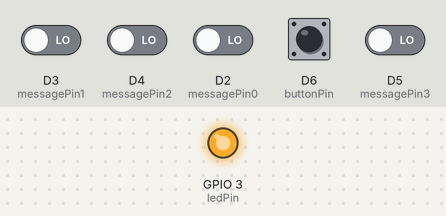
Bench run of a sketch on a simulated ESP8266 (NodeMCU). Shown: output pins drawn as LEDs (lit = HIGH). The test bench sets the inputs (shaded band); at power-on: D2 (messagePin0), D3 (messagePin1), D4 (messagePin2), D5 (messagePin3), D6 (buttonPin) LOW.

Above: at 2.8 s.
2.9 s: D6 (buttonPin) pulled HIGH for 1.2 s
At 4.4 s:
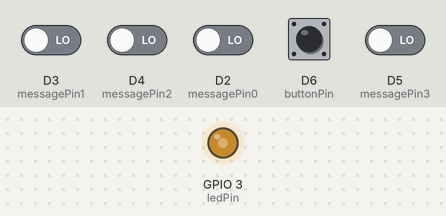
Timing chart, 0 to 17.5 s (numbered marks = the images above; inputs shaded):
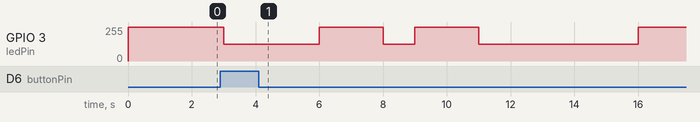

Measured:
- after the input at 2.9 s, GPIO 3 (ledPin): goes 127/255 3.0 s, 255/255 2.0 s, 127/255 1.0 s, 255/255 2.0 s, 127/255 5.0 s, then 255/255, starting after 0.10 s

The sketch:

nadajnik10052020.ino
```cpp
/*STM32 nadajnik*/

#define ledPin D9
#define buttonPin D6
#define messagePin0 D2
#define messagePin1 D3
#define messagePin2 D4
#define messagePin3 D5

int peroid = 1000;
bool message[11]={0,0,1,1,0,1,1,0,0,0,0};
unsigned int waitTime;
bool flag = false;
int timer = 0;

void setup() {
  //inicjalizacja wejśc/wyjsć
  pinMode(ledPin,OUTPUT);
  pinMode(buttonPin,INPUT);
  pinMode(messagePin0,INPUT);
  pinMode(messagePin1,INPUT);
  pinMode(messagePin2,INPUT);
  pinMode(messagePin3,INPUT);
  //inicjalizacja portu szeregowego

}

void loop() {
  //unsigned long startTime = micros(); //czas poczatkowy
  unsigned long startTime = millis(); //czas poczatkowy

  //Sprawdzenie czy przycisk jest klikniety oraz czy nie wysyłana jest już wiadomość
  if((digitalRead(buttonPin)==HIGH)&&(flag==false)){
    flag = true;//flaga sygnalizuyjąca czy wiadomość jest wysyłana
    getMessage();//pobranie wiadomosci 4 bitowej

  }
  if(flag!=0){

    if(timer<12){
      blinkLight(message[timer-1]);//zapalenie diody
    }else{//po wyslaniu wiadomosci zmiana wartosci timera i flagi do wartosci poczatkowej
      timer = 0;
      flag = false;
    }
    timer++;//dodanie wartosci do timera tak by w następnej iteracji wysyłany był kolejny bit
  }else{//dzialanie lampki gdy nie wysyla informacji
    digitalWrite(ledPin,HIGH);
  }

  unsigned long endTime = millis();
  //unsigned long endTime = micros();
  waitTime = peroid - (int)(endTime-startTime);//ustalenie czasu ktory należy odczekać aby jedna iteracja pętli wykonywała sie w określonym czasie
  //delayMicroseconds(waitTime);
  delay(waitTime);
}

//funkcja pobierająca wartości z 4 polowego przełacznika typu DIP switch
void getMessage(){
  message[7] = digitalRead(messagePin0);
  message[8] = digitalRead(messagePin1);
  message[9] = digitalRead(messagePin2);
  message[10] = digitalRead(messagePin3);

}

//funkcja zapalająca ledy, jedna opcja ustawia ledy na swiecienie lub nie druga na swiecenie w 100% lub 50%
void blinkLight(bool value){
  //digitalWrite(ledPin,value);
  if(value == true){
    analogWrite(ledPin,255);
  }else{
    analogWrite(ledPin,127);
  }
}
```
